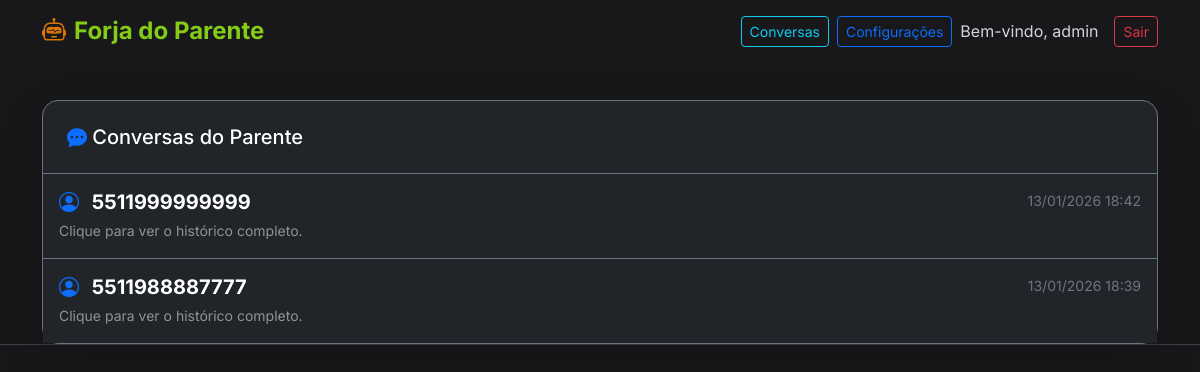
The app's page /conversations (signed in) with its own data.
### tables this page shows
CREATE TABLE conversations (
            id INTEGER PRIMARY KEY AUTOINCREMENT,
            user_id TEXT UNIQUE NOT NULL,
            last_message_at DATETIME DEFAULT CURRENT_TIMESTAMP
        );

### app/Controllers/ConversationController.php (called while the page is built, shortened)
<?php
require_once __DIR__ . '/../Core/Database.php';
class ConversationController extends Controller
{
    private $db;
    public function __construct()
    {
        $this->db = new Database();
    }
    public function index()
    {
        $conversations = $this->db->getConversations();
        $this->view('conversations/index', ['conversations' => $conversations]);
    }
}

### public/index.php (called while the page is built, shortened)
<?php
$router = new Router();
$router->get('/', 'HomeController@index');
$router->post('/', 'HomeController@index');
$router->get('/agents/create', 'AgentController@create');
$router->post('/agents/store', 'AgentController@store');
$router->get('/agents/edit', 'AgentController@edit');
$router->post('/agents/update', 'AgentController@update');
$router->post('/agents/delete', 'AgentController@delete');
$router->post('/agents/delete-file', 'AgentController@deleteFile');
$router->get('/agents/download', 'AgentController@download');
$router->get('/agents/test', 'TestController@index');
$router->post('/api/chat', 'TestController@chat');
$router->post('/api/optimize', 'AgentController@optimize');
$router->get('/settings', 'SettingsController@index');
$router->post('/settings', 'SettingsController@index');
$router->get('/conversations', 'ConversationController@index');
$router->get('/conversations/show', 'ConversationController@show');
$router->get('/api/conversations/messages', 'ConversationController@apiMessages');
$uri = $_SERVER['REQUEST_URI'];
$method = $_SERVER['REQUEST_METHOD'];
$uri = parse_url($uri, PHP_URL_PATH);
$router->dispatch($uri, $method);

### app/Core/Database.php (called while the page is built, shortened)
<?php
class Database
{
    private $pdo;
    public function __construct()
    {
        try {
            $dbFile = __DIR__ . '/../../database.sqlite';
            $this->pdo = new PDO('sqlite:' . $dbFile);
            $this->pdo->setAttribute(PDO::ATTR_ERRMODE, PDO::ERRMODE_EXCEPTION);
            $this->initDb();
        } catch (PDOException $e) {
            die("Database connection failed: " . $e->getMessage());
        }
    }
    private function initDb()
    {
        $this->pdo->exec("CREATE TABLE IF NOT EXISTS users (
            id INTEGER PRIMARY KEY AUTOINCREMENT,
            username TEXT UNIQUE NOT NULL,
            password TEXT NOT NULL,
            role TEXT DEFAULT 'user',
            created_at DATETIME DEFAULT CURRENT_TIMESTAMP
        )");
        $this->pdo->exec("CREATE TABLE IF NOT EXISTS agents (
            id INTEGER PRIMARY KEY AUTOINCREMENT,
            user_id INTEGER,
            subject TEXT,
            type TEXT,
            behaviour TEXT,
            details TEXT,
            knowledge_base TEXT,
            status TEXT DEFAULT 'development',
            created_at DATETIME DEFAULT CURRENT_TIMESTAMP,
            FOREIGN KEY (user_id) REFERENCES users(id)
        )");
        $this->pdo->exec("CREATE TABLE IF NOT EXISTS agent_documents (
            id INTEGER PRIMARY KEY AUTOINCREMENT,
            agent_id INTEGER NOT NULL,
            filename TEXT NOT NULL,
            created_at DATETIME DEFAULT CURRENT_TIMESTAMP,
            FOREIGN KEY (agent_id) REFERENCES agents(id) ON DELETE CASCADE
        )");
        $stmt = $this->pdo->prepare("SELECT COUNT(*) FROM users WHERE username = 'admin'");
        $stmt->execute();
        $this->pdo->exec("CREATE TABLE IF NOT EXISTS conversations (
            id INTEGER PRIMARY KEY AUTOINCREMENT,
            user_id TEXT UNIQUE NOT NULL,
            last_message_at DATETIME DEFAULT CURRENT_TIMESTAMP
        )");
        $this->pdo->exec("CREATE TABLE IF NOT EXISTS messages (
            id INTEGER PRIMARY KEY AUTOINCREMENT,
            conversation_id INTEGER NOT NULL,
            sender TEXT NOT NULL, -- 'user' or 'agent'
            content TEXT,
            created_at DATETIME DEFAULT CURRENT_TIMESTAMP,
            FOREIGN KEY (conversation_id) REFERENCES conversations(id) ON DELETE CASCADE
        )");
        $this->pdo->exec("CREATE TABLE IF NOT EXISTS system_settings (
            key TEXT PRIMARY KEY,
            value TEXT,
            updated_at DATETIME DEFAULT CURRENT_TIMESTAMP
        )");
    }
    public function getConversations()
    {
        $stmt = $this->pdo->query("SELECT * FROM conversations ORDER BY last_message_at DESC");
        return $stmt->fetchAll(PDO::FETCH_ASSOC);
    }
}

### app/Views/conversations/index.php (the view, shortened to what this page needs)
<div class="card shadow-lg bg-dark text-light border-secondary">
    <div class="card-header border-secondary bg-transparent d-flex justify-content-between align-items-center">
        <h5 class="mb-0 text-white"><i class="bi bi-chat-dots-fill text-primary"></i> Conversas do Parente</h5>
    </div>
    <div class="card-body p-0">
        <?php if (empty($conversations)): ?>
            <div class="p-5 text-center text-muted">
                <i class="bi bi-inbox fs-1 d-block mb-3 opacity-50"></i>
                <p>Nenhuma conversa registrada ainda.</p>
            </div>
        <?php else: ?>
            <div class="list-group list-group-flush">
                <?php foreach ($conversations as $conv): ?>
                    <a href="/conversations/show?id=<?= $conv['id'] ?>" class="list-group-item list-group-item-action bg-dark text-light border-secondary p-3 hover-effect">
                        <div class="d-flex w-100 justify-content-between">
                            <h5 class="mb-1 fw-bold text-white">
                                <i class="bi bi-person-circle text-primary me-2"></i>
                                <?= htmlspecialchars($conv['user_id']) ?>
                            </h5>
                            <small class="text-secondary">
                                <?= date('d/m/Y H:i', strtotime($conv['last_message_at'])) ?>
                            </small>
                        </div>
                        <small class="text-white-50">
                            Clique para ver o histórico completo.
                        </small>
                    </a>
                <?php endforeach; ?>
            </div>
        <?php endif; ?>
    </div>
</div>
<?php
require __DIR__ . '/../layouts/main.php';
?>

### public/assets/css/style.css (style rules this page uses)
:root { --primary-color: #84cc16; --primary-hover: #65a30d; --secondary-color: #d97706; --bg-color: #18181b; --card-bg: #27272a; --border-color: #3f3f46; --text-color: #ffffff; --text-muted: #d4d4d8; --accent-gradient: linear-gradient(135deg, #84cc16 0%, #a3e635 100%); --indigenous-pattern: repeating-linear-gradient(45deg, rgba(132, 204, 22, 0.03) 0px, rgba(132, 204, 22, 0.03) 2px, transparent 2px, transparent 10px); }
body { font-family: 'Inter', sans-serif; background-color: var(--bg-color); color: var(--text-color); border-bottom: 1px solid var(--border-color); }
.card { border: 1px solid var(--border-color); border-radius: 16px; background: var(--card-bg); box-shadow: 0 4px 6px -1px rgba(0, 0, 0, 0.3); transition: all 0.3s ease; }
.card-header { background: transparent; border-bottom: 1px solid var(--border-color); padding: 1.5rem; }
body, p, h1, h2, h3, h4, h5, h6, span, div, li, td, th, label, input, textarea, select, .card-body, .modal-body { color: var(--text-color); }
a { color: var(--primary-color); text-decoration: none; }
small, .small { color: #a1a1aa !important; }

### records on screen
conversations: user "5511999999999", last_message_at "13/01/2026 18:42"
conversations: user "5511988887777", last_message_at "13/01/2026 18:39"

### other values on screen
$_SESSION['user'] "admin"
